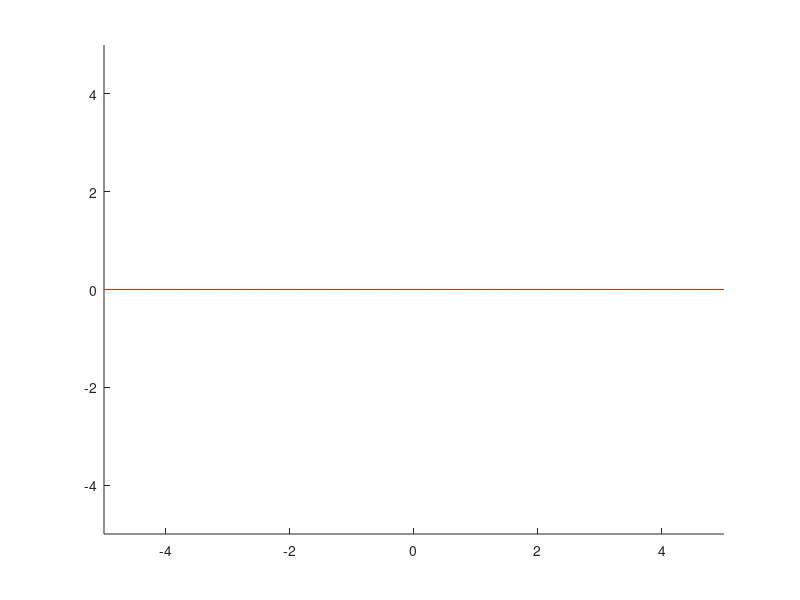
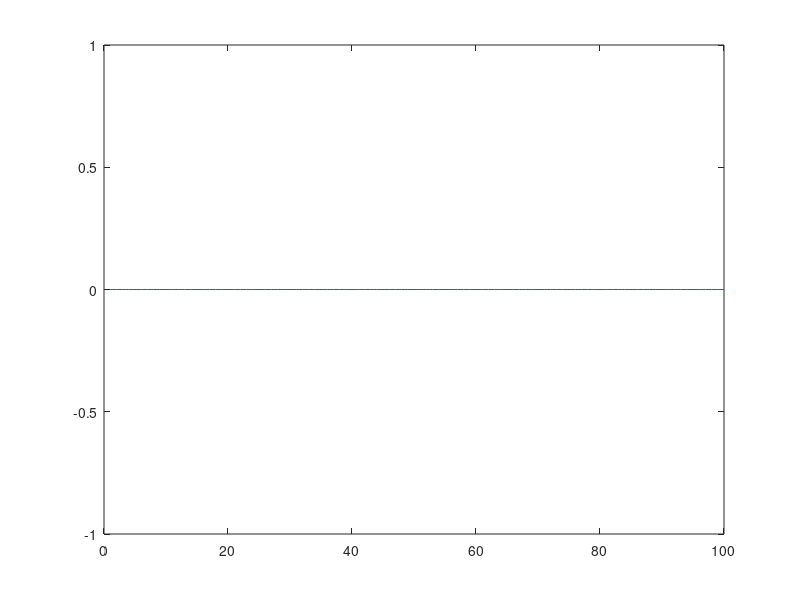

Reproduce these figures in MATLAB, in order.
dim=5;
h = figure();
axis([-dim dim -dim dim]);

hold on
index = 1;
data = zeros(1,2);
while(1)
    [x,y,b] = ginput(1);
    if( length(b) == 0 )
        break;
    endif
    plot(x, y, "b+");
    data(index, :) = [x y];
    index++;
endwhile

y = data(:, 2);
m = length(y);
X = data(:, 1);
X = [ones(m, 1), data(:,1), data(:,1).^2, data(:,1).^3 ];

theta = zeros(4, 1);

iterations = 100;
alpha = 0.001;
J = zeros(1,iterations);
for iter = 1:iterations
    theta -= ( (1/m) * ((X * theta) - y)' * X)' * alpha;

    plot(-dim:0.01:dim, theta(1) + (-dim:0.01:dim).*theta(2) + (-dim:0.01:dim).^2.*theta(3) + (-dim:0.01:dim).^3.*theta(4), "g-");

    J(iter) = sum( (1/m) * ((X * theta) - y)' * X);
end

plot(-dim:0.01:dim, theta(1) + (-dim:0.01:dim).*theta(2) + (-dim:0.01:dim).^2.*theta(3) + (-dim:0.01:dim).^3.*theta(4), "r-");

figure()
plot(1:iter, J);